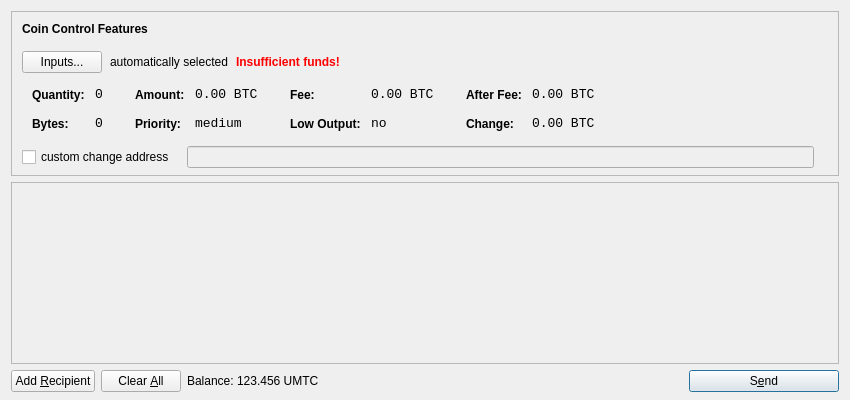
<?xml version="1.0" encoding="UTF-8"?>
<ui version="4.0">
 <class>SendCoinsDialog</class>
 <widget class="QDialog" name="SendCoinsDialog">
  <property name="geometry">
   <rect>
    <x>0</x>
    <y>0</y>
    <width>850</width>
    <height>400</height>
   </rect>
  </property>
  <property name="windowTitle">
   <string>Send Coins</string>
  </property>
  <layout class="QVBoxLayout" name="verticalLayout" stretch="0,1,0">
   <property name="bottomMargin">
    <number>8</number>
   </property>
   <item>
    <widget class="QFrame" name="frameCoinControl">
     <property name="sizePolicy">
      <sizepolicy hsizetype="Expanding" vsizetype="Expanding">
       <horstretch>0</horstretch>
       <verstretch>0</verstretch>
      </sizepolicy>
     </property>
     <property name="maximumSize">
      <size>
       <width>16777215</width>
       <height>16777215</height>
      </size>
     </property>
     <property name="frameShape">
      <enum>QFrame::StyledPanel</enum>
     </property>
     <property name="frameShadow">
      <enum>QFrame::Sunken</enum>
     </property>
     <layout class="QVBoxLayout" name="verticalLayoutCoinControl2">
      <property name="spacing">
       <number>-1</number>
      </property>
      <property name="leftMargin">
       <number>0</number>
      </property>
      <property name="topMargin">
       <number>0</number>
      </property>
      <property name="rightMargin">
       <number>0</number>
      </property>
      <property name="bottomMargin">
       <number>6</number>
      </property>
      <item>
       <layout class="QVBoxLayout" name="verticalLayoutCoinControl" stretch="0,0,0,0,1">
        <property name="spacing">
         <number>0</number>
        </property>
        <property name="leftMargin">
         <number>10</number>
        </property>
        <property name="topMargin">
         <number>10</number>
        </property>
        <item>
         <layout class="QHBoxLayout" name="horizontalLayoutCoinControl1">
          <property name="bottomMargin">
           <number>15</number>
          </property>
          <item>
           <widget class="QLabel" name="labelCoinControlFeatures">
            <property name="sizePolicy">
             <sizepolicy hsizetype="Preferred" vsizetype="Maximum">
              <horstretch>0</horstretch>
              <verstretch>0</verstretch>
             </sizepolicy>
            </property>
            <property name="font">
             <font>
              <weight>75</weight>
              <bold>true</bold>
             </font>
            </property>
            <property name="styleSheet">
             <string notr="true">font-weight:bold;</string>
            </property>
            <property name="text">
             <string>Coin Control Features</string>
            </property>
           </widget>
          </item>
         </layout>
        </item>
        <item>
         <layout class="QHBoxLayout" name="horizontalLayoutCoinControl2" stretch="0,0,0,0">
          <property name="spacing">
           <number>8</number>
          </property>
          <property name="bottomMargin">
           <number>10</number>
          </property>
          <item>
           <widget class="QPushButton" name="pushButtonCoinControl">
            <property name="styleSheet">
             <string notr="true"/>
            </property>
            <property name="text">
             <string>Inputs...</string>
            </property>
           </widget>
          </item>
          <item>
           <widget class="QLabel" name="labelCoinControlAutomaticallySelected">
            <property name="text">
             <string>automatically selected</string>
            </property>
            <property name="margin">
             <number>5</number>
            </property>
           </widget>
          </item>
          <item>
           <widget class="QLabel" name="labelCoinControlInsuffFunds">
            <property name="font">
             <font>
              <weight>75</weight>
              <bold>true</bold>
             </font>
            </property>
            <property name="styleSheet">
             <string notr="true">color:red;font-weight:bold;</string>
            </property>
            <property name="text">
             <string>Insufficient funds!</string>
            </property>
            <property name="margin">
             <number>5</number>
            </property>
           </widget>
          </item>
          <item>
           <spacer name="horizontalSpacerCoinControl">
            <property name="orientation">
             <enum>Qt::Horizontal</enum>
            </property>
            <property name="sizeHint" stdset="0">
             <size>
              <width>40</width>
              <height>1</height>
             </size>
            </property>
           </spacer>
          </item>
         </layout>
        </item>
        <item>
         <widget class="QWidget" name="widgetCoinControl" native="true">
          <property name="sizePolicy">
           <sizepolicy hsizetype="Preferred" vsizetype="Preferred">
            <horstretch>0</horstretch>
            <verstretch>0</verstretch>
           </sizepolicy>
          </property>
          <property name="minimumSize">
           <size>
            <width>0</width>
            <height>0</height>
           </size>
          </property>
          <property name="styleSheet">
           <string notr="true"/>
          </property>
          <layout class="QHBoxLayout" name="horizontalLayoutCoinControl5">
           <property name="margin">
            <number>0</number>
           </property>
           <item>
            <layout class="QHBoxLayout" name="horizontalLayoutCoinControl3" stretch="0,0,0,1">
             <property name="spacing">
              <number>20</number>
             </property>
             <property name="topMargin">
              <number>0</number>
             </property>
             <property name="bottomMargin">
              <number>10</number>
             </property>
             <item>
              <layout class="QFormLayout" name="formLayoutCoinControl1">
               <property name="horizontalSpacing">
                <number>10</number>
               </property>
               <property name="verticalSpacing">
                <number>14</number>
               </property>
               <property name="leftMargin">
                <number>10</number>
               </property>
               <property name="topMargin">
                <number>4</number>
               </property>
               <property name="rightMargin">
                <number>6</number>
               </property>
               <item row="0" column="0">
                <widget class="QLabel" name="labelCoinControlQuantityText">
                 <property name="styleSheet">
                  <string notr="true">font-weight:bold;</string>
                 </property>
                 <property name="text">
                  <string>Quantity:</string>
                 </property>
                 <property name="margin">
                  <number>0</number>
                 </property>
                </widget>
               </item>
               <item row="0" column="1">
                <widget class="QLabel" name="labelCoinControlQuantity">
                 <property name="font">
                  <font>
                   <family>Monospace</family>
                   <pointsize>10</pointsize>
                  </font>
                 </property>
                 <property name="cursor">
                  <cursorShape>IBeamCursor</cursorShape>
                 </property>
                 <property name="contextMenuPolicy">
                  <enum>Qt::ActionsContextMenu</enum>
                 </property>
                 <property name="text">
                  <string notr="true">0</string>
                 </property>
                 <property name="margin">
                  <number>0</number>
                 </property>
                 <property name="textInteractionFlags">
                  <set>Qt::LinksAccessibleByMouse|Qt::TextSelectableByKeyboard|Qt::TextSelectableByMouse</set>
                 </property>
                </widget>
               </item>
               <item row="1" column="0">
                <widget class="QLabel" name="labelCoinControlBytesText">
                 <property name="styleSheet">
                  <string notr="true">font-weight:bold;</string>
                 </property>
                 <property name="text">
                  <string>Bytes:</string>
                 </property>
                </widget>
               </item>
               <item row="1" column="1">
                <widget class="QLabel" name="labelCoinControlBytes">
                 <property name="font">
                  <font>
                   <family>Monospace</family>
                   <pointsize>10</pointsize>
                  </font>
                 </property>
                 <property name="cursor">
                  <cursorShape>IBeamCursor</cursorShape>
                 </property>
                 <property name="contextMenuPolicy">
                  <enum>Qt::ActionsContextMenu</enum>
                 </property>
                 <property name="text">
                  <string notr="true">0</string>
                 </property>
                 <property name="textInteractionFlags">
                  <set>Qt::LinksAccessibleByMouse|Qt::TextSelectableByKeyboard|Qt::TextSelectableByMouse</set>
                 </property>
                </widget>
               </item>
              </layout>
             </item>
             <item>
              <layout class="QFormLayout" name="formLayoutCoinControl2">
               <property name="horizontalSpacing">
                <number>10</number>
               </property>
               <property name="verticalSpacing">
                <number>14</number>
               </property>
               <property name="leftMargin">
                <number>6</number>
               </property>
               <property name="topMargin">
                <number>4</number>
               </property>
               <property name="rightMargin">
                <number>6</number>
               </property>
               <item row="0" column="0">
                <widget class="QLabel" name="labelCoinControlAmountText">
                 <property name="styleSheet">
                  <string notr="true">font-weight:bold;</string>
                 </property>
                 <property name="text">
                  <string>Amount:</string>
                 </property>
                 <property name="margin">
                  <number>0</number>
                 </property>
                </widget>
               </item>
               <item row="0" column="1">
                <widget class="QLabel" name="labelCoinControlAmount">
                 <property name="font">
                  <font>
                   <family>Monospace</family>
                   <pointsize>10</pointsize>
                  </font>
                 </property>
                 <property name="cursor">
                  <cursorShape>IBeamCursor</cursorShape>
                 </property>
                 <property name="contextMenuPolicy">
                  <enum>Qt::ActionsContextMenu</enum>
                 </property>
                 <property name="text">
                  <string notr="true">0.00 BTC</string>
                 </property>
                 <property name="textInteractionFlags">
                  <set>Qt::LinksAccessibleByMouse|Qt::TextSelectableByKeyboard|Qt::TextSelectableByMouse</set>
                 </property>
                </widget>
               </item>
               <item row="1" column="0">
                <widget class="QLabel" name="labelCoinControlPriorityText">
                 <property name="styleSheet">
                  <string notr="true">font-weight:bold;</string>
                 </property>
                 <property name="text">
                  <string>Priority:</string>
                 </property>
                </widget>
               </item>
               <item row="1" column="1">
                <widget class="QLabel" name="labelCoinControlPriority">
                 <property name="font">
                  <font>
                   <family>Monospace</family>
                   <pointsize>10</pointsize>
                  </font>
                 </property>
                 <property name="cursor">
                  <cursorShape>IBeamCursor</cursorShape>
                 </property>
                 <property name="contextMenuPolicy">
                  <enum>Qt::ActionsContextMenu</enum>
                 </property>
                 <property name="text">
                  <string>medium</string>
                 </property>
                 <property name="textInteractionFlags">
                  <set>Qt::LinksAccessibleByMouse|Qt::TextSelectableByKeyboard|Qt::TextSelectableByMouse</set>
                 </property>
                </widget>
               </item>
              </layout>
             </item>
             <item>
              <layout class="QFormLayout" name="formLayoutCoinControl3">
               <property name="horizontalSpacing">
                <number>10</number>
               </property>
               <property name="verticalSpacing">
                <number>14</number>
               </property>
               <property name="leftMargin">
                <number>6</number>
               </property>
               <property name="topMargin">
                <number>4</number>
               </property>
               <property name="rightMargin">
                <number>6</number>
               </property>
               <item row="0" column="0">
                <widget class="QLabel" name="labelCoinControlFeeText">
                 <property name="styleSheet">
                  <string notr="true">font-weight:bold;</string>
                 </property>
                 <property name="text">
                  <string>Fee:</string>
                 </property>
                 <property name="margin">
                  <number>0</number>
                 </property>
                </widget>
               </item>
               <item row="0" column="1">
                <widget class="QLabel" name="labelCoinControlFee">
                 <property name="font">
                  <font>
                   <family>Monospace</family>
                   <pointsize>10</pointsize>
                  </font>
                 </property>
                 <property name="cursor">
                  <cursorShape>IBeamCursor</cursorShape>
                 </property>
                 <property name="contextMenuPolicy">
                  <enum>Qt::ActionsContextMenu</enum>
                 </property>
                 <property name="text">
                  <string notr="true">0.00 BTC</string>
                 </property>
                 <property name="textInteractionFlags">
                  <set>Qt::LinksAccessibleByMouse|Qt::TextSelectableByKeyboard|Qt::TextSelectableByMouse</set>
                 </property>
                </widget>
               </item>
               <item row="1" column="0">
                <widget class="QLabel" name="labelCoinControlLowOutputText">
                 <property name="styleSheet">
                  <string notr="true">font-weight:bold;</string>
                 </property>
                 <property name="text">
                  <string>Low Output:</string>
                 </property>
                </widget>
               </item>
               <item row="1" column="1">
                <widget class="QLabel" name="labelCoinControlLowOutput">
                 <property name="font">
                  <font>
                   <family>Monospace</family>
                   <pointsize>10</pointsize>
                  </font>
                 </property>
                 <property name="cursor">
                  <cursorShape>IBeamCursor</cursorShape>
                 </property>
                 <property name="contextMenuPolicy">
                  <enum>Qt::ActionsContextMenu</enum>
                 </property>
                 <property name="text">
                  <string>no</string>
                 </property>
                 <property name="textInteractionFlags">
                  <set>Qt::LinksAccessibleByMouse|Qt::TextSelectableByKeyboard|Qt::TextSelectableByMouse</set>
                 </property>
                </widget>
               </item>
              </layout>
             </item>
             <item>
              <layout class="QFormLayout" name="formLayoutCoinControl4">
               <property name="horizontalSpacing">
                <number>10</number>
               </property>
               <property name="verticalSpacing">
                <number>14</number>
               </property>
               <property name="leftMargin">
                <number>6</number>
               </property>
               <property name="topMargin">
                <number>4</number>
               </property>
               <property name="rightMargin">
                <number>6</number>
               </property>
               <item row="0" column="0">
                <widget class="QLabel" name="labelCoinControlAfterFeeText">
                 <property name="styleSheet">
                  <string notr="true">font-weight:bold;</string>
                 </property>
                 <property name="text">
                  <string>After Fee:</string>
                 </property>
                 <property name="margin">
                  <number>0</number>
                 </property>
                </widget>
               </item>
               <item row="0" column="1">
                <widget class="QLabel" name="labelCoinControlAfterFee">
                 <property name="font">
                  <font>
                   <family>Monospace</family>
                   <pointsize>10</pointsize>
                  </font>
                 </property>
                 <property name="cursor">
                  <cursorShape>IBeamCursor</cursorShape>
                 </property>
                 <property name="contextMenuPolicy">
                  <enum>Qt::ActionsContextMenu</enum>
                 </property>
                 <property name="text">
                  <string notr="true">0.00 BTC</string>
                 </property>
                 <property name="textInteractionFlags">
                  <set>Qt::LinksAccessibleByMouse|Qt::TextSelectableByKeyboard|Qt::TextSelectableByMouse</set>
                 </property>
                </widget>
               </item>
               <item row="1" column="0">
                <widget class="QLabel" name="labelCoinControlChangeText">
                 <property name="styleSheet">
                  <string notr="true">font-weight:bold;</string>
                 </property>
                 <property name="text">
                  <string>Change:</string>
                 </property>
                </widget>
               </item>
               <item row="1" column="1">
                <widget class="QLabel" name="labelCoinControlChange">
                 <property name="font">
                  <font>
                   <family>Monospace</family>
                   <pointsize>10</pointsize>
                  </font>
                 </property>
                 <property name="cursor">
                  <cursorShape>IBeamCursor</cursorShape>
                 </property>
                 <property name="contextMenuPolicy">
                  <enum>Qt::ActionsContextMenu</enum>
                 </property>
                 <property name="text">
                  <string notr="true">0.00 BTC</string>
                 </property>
                 <property name="textInteractionFlags">
                  <set>Qt::LinksAccessibleByMouse|Qt::TextSelectableByKeyboard|Qt::TextSelectableByMouse</set>
                 </property>
                </widget>
               </item>
              </layout>
             </item>
            </layout>
           </item>
          </layout>
         </widget>
        </item>
        <item>
         <layout class="QHBoxLayout" name="horizontalLayoutCoinControl4" stretch="0,0,0">
          <property name="spacing">
           <number>12</number>
          </property>
          <property name="sizeConstraint">
           <enum>QLayout::SetDefaultConstraint</enum>
          </property>
          <property name="topMargin">
           <number>5</number>
          </property>
          <property name="rightMargin">
           <number>5</number>
          </property>
          <item>
           <widget class="QCheckBox" name="checkBoxCoinControlChange">
            <property name="text">
             <string>custom change address</string>
            </property>
           </widget>
          </item>
          <item>
           <widget class="QLineEdit" name="lineEditCoinControlChange">
            <property name="enabled">
             <bool>false</bool>
            </property>
            <property name="sizePolicy">
             <sizepolicy hsizetype="Expanding" vsizetype="Fixed">
              <horstretch>0</horstretch>
              <verstretch>0</verstretch>
             </sizepolicy>
            </property>
           </widget>
          </item>
          <item>
           <widget class="QLabel" name="labelCoinControlChangeLabel">
            <property name="sizePolicy">
             <sizepolicy hsizetype="Preferred" vsizetype="Expanding">
              <horstretch>0</horstretch>
              <verstretch>0</verstretch>
             </sizepolicy>
            </property>
            <property name="minimumSize">
             <size>
              <width>0</width>
              <height>0</height>
             </size>
            </property>
            <property name="text">
             <string/>
            </property>
            <property name="margin">
             <number>3</number>
            </property>
           </widget>
          </item>
         </layout>
        </item>
        <item>
         <spacer name="verticalSpacerCoinControl">
          <property name="orientation">
           <enum>Qt::Vertical</enum>
          </property>
          <property name="sizeHint" stdset="0">
           <size>
            <width>800</width>
            <height>1</height>
           </size>
          </property>
         </spacer>
        </item>
       </layout>
      </item>
     </layout>
    </widget>
   </item>
   <item>
    <widget class="QScrollArea" name="scrollArea">
     <property name="widgetResizable">
      <bool>true</bool>
     </property>
     <widget class="QWidget" name="scrollAreaWidgetContents">
      <property name="geometry">
       <rect>
        <x>0</x>
        <y>0</y>
        <width>830</width>
        <height>165</height>
       </rect>
      </property>
      <layout class="QVBoxLayout" name="verticalLayout_2">
       <property name="margin">
        <number>0</number>
       </property>
       <item>
        <layout class="QVBoxLayout" name="entries">
         <property name="spacing">
          <number>6</number>
         </property>
        </layout>
       </item>
       <item>
        <spacer name="verticalSpacer">
         <property name="orientation">
          <enum>Qt::Vertical</enum>
         </property>
         <property name="sizeHint" stdset="0">
          <size>
           <width>20</width>
           <height>40</height>
          </size>
         </property>
        </spacer>
       </item>
      </layout>
     </widget>
    </widget>
   </item>
   <item>
    <layout class="QHBoxLayout" name="horizontalLayout">
     <item>
      <widget class="QPushButton" name="addButton">
       <property name="toolTip">
        <string>Send to multiple recipients at once</string>
       </property>
       <property name="text">
        <string>Add &amp;Recipient</string>
       </property>
       <property name="icon">
        <iconset resource="../bitcoin.qrc">
         <normaloff>:/icons/add</normaloff>:/icons/add</iconset>
       </property>
       <property name="autoDefault">
        <bool>false</bool>
       </property>
      </widget>
     </item>
     <item>
      <widget class="QPushButton" name="clearButton">
       <property name="sizePolicy">
        <sizepolicy hsizetype="Minimum" vsizetype="Fixed">
         <horstretch>0</horstretch>
         <verstretch>0</verstretch>
        </sizepolicy>
       </property>
       <property name="toolTip">
        <string>Remove all transaction fields</string>
       </property>
       <property name="text">
        <string>Clear &amp;All</string>
       </property>
       <property name="icon">
        <iconset resource="../bitcoin.qrc">
         <normaloff>:/icons/remove</normaloff>:/icons/remove</iconset>
       </property>
       <property name="autoRepeatDelay">
        <number>300</number>
       </property>
       <property name="autoDefault">
        <bool>false</bool>
       </property>
      </widget>
     </item>
     <item>
      <layout class="QHBoxLayout" name="horizontalLayout_2">
       <property name="spacing">
        <number>3</number>
       </property>
       <item>
        <widget class="QLabel" name="label">
         <property name="text">
          <string>Balance:</string>
         </property>
        </widget>
       </item>
       <item>
        <widget class="QLabel" name="labelBalance">
         <property name="cursor">
          <cursorShape>IBeamCursor</cursorShape>
         </property>
         <property name="text">
          <string>123.456 UMTC</string>
         </property>
         <property name="textInteractionFlags">
          <set>Qt::LinksAccessibleByMouse|Qt::TextSelectableByKeyboard|Qt::TextSelectableByMouse</set>
         </property>
        </widget>
       </item>
      </layout>
     </item>
     <item>
      <spacer name="horizontalSpacer">
       <property name="orientation">
        <enum>Qt::Horizontal</enum>
       </property>
       <property name="sizeHint" stdset="0">
        <size>
         <width>40</width>
         <height>20</height>
        </size>
       </property>
      </spacer>
     </item>
     <item>
      <widget class="QPushButton" name="sendButton">
       <property name="minimumSize">
        <size>
         <width>150</width>
         <height>0</height>
        </size>
       </property>
       <property name="toolTip">
        <string>Confirm the send action</string>
       </property>
       <property name="text">
        <string>S&amp;end</string>
       </property>
       <property name="icon">
        <iconset resource="../bitcoin.qrc">
         <normaloff>:/icons/send</normaloff>:/icons/send</iconset>
       </property>
       <property name="default">
        <bool>true</bool>
       </property>
      </widget>
     </item>
    </layout>
   </item>
  </layout>
 </widget>
 <resources>
  <include location="../bitcoin.qrc"/>
 </resources>
 <connections/>
</ui>
